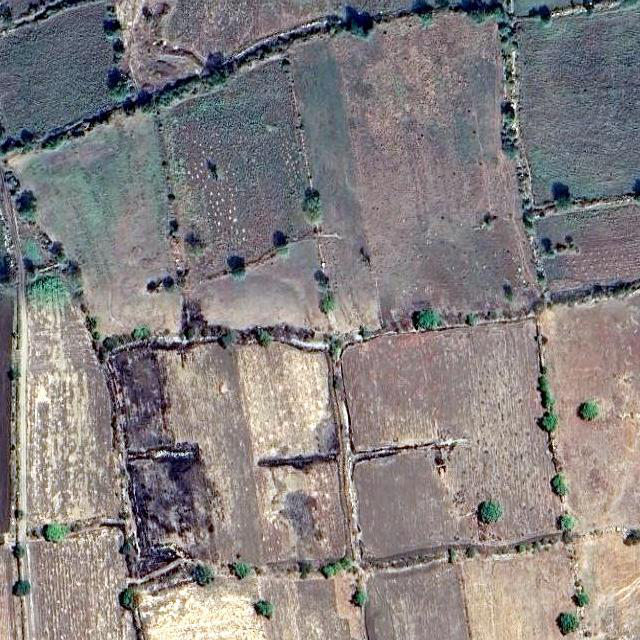
#> input picture Gray Scale/Farmland2.png, 640 x 640 px, found by its file name
$ python main.py
#> lines starting #> are read from the running program, lines starting #| are printed output that depends on the picture; after the words box and inside, x2 and y2 are one past the last pixel; in counts of white or black regions, pixels touching at a corner belong together
import cv2
import numpy as np
import matplotlib.pyplot as plt

def main():
    img = cv2.imread("E:\Sid Folder\Random Python Scripts\Farm Land Detection\Farmland2.png")
#> img is the input picture: shape (640, 640, 3); mean B, G, R 128.1, 128.3, 133.7

    # GrayScale
    gray = cv2.cvtColor(img, cv2.COLOR_BGR2GRAY)
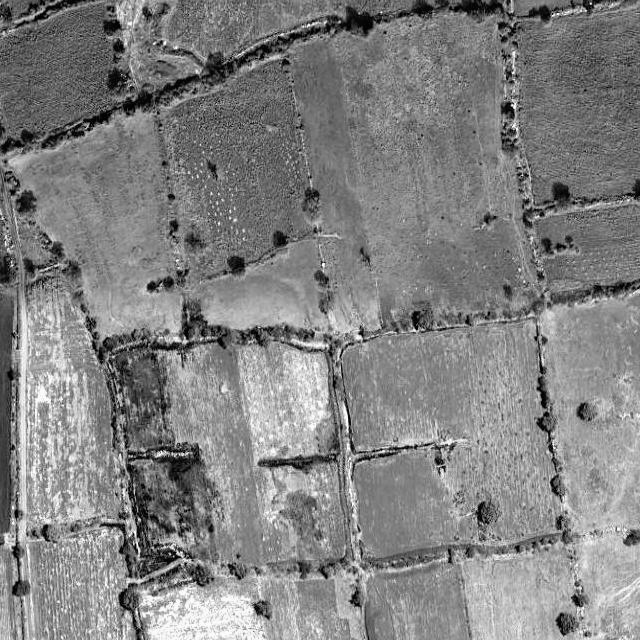
#> gray: shape (640, 640); min 0, max 255, mean 129.9

    # Gaussian Blur
    blur = cv2.GaussianBlur(gray, (5, 5), 0)

    #Threshold
    _, thresh = cv2.threshold(gray, 0, 255, cv2.THRESH_BINARY_INV + cv2.THRESH_OTSU)
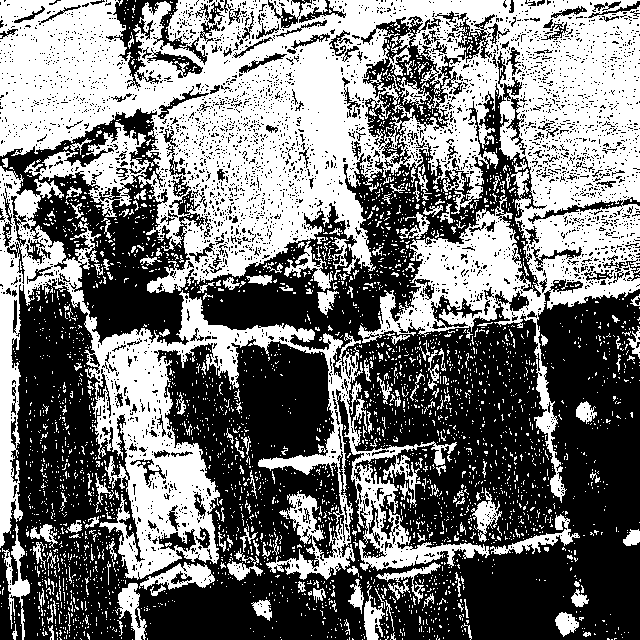
#> thresh: shape (640, 640); 46.4% white; 3398 white regions (3206 under 20 px), largest, box (x1, y1, x2, y2) and area: (0, 0, 640, 503) 121976, (0, 166, 490, 580) 40428, (139, 562, 215, 590) 967

    # Invert
    thresh = cv2.bitwise_not(thresh)
#> thresh: shape (640, 640); 53.6% white; 3398 black regions (3206 under 20 px)

    # Contours
    contours, _ = cv2.findContours(thresh, cv2.RETR_EXTERNAL, cv2.CHAIN_APPROX_SIMPLE)
#> contours = 3656 contours, 3568 with area under 20; largest, box (x1, y1, x2, y2) and area: (0, 16, 640, 640) 217745, (106, 0, 207, 89) 1874, (452, 14, 495, 63) 592, (147, 48, 203, 78) 456, (431, 295, 482, 329) 434
    cv2.drawContours(img, contours, -1, (0, 255, 0), 2)
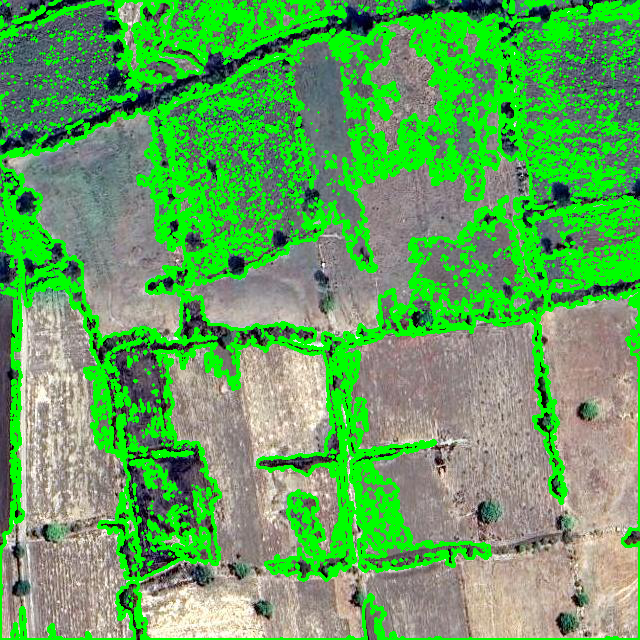
#> img: shape (640, 640, 3); mean B, G, R 91.9, 164.7, 97.8

    cv2.imwrite("E:\\Sid Folder\\Random Python Scripts\\Farm Land Detection\\Gray Scale\\thresh2.png", thresh)

    cv2.imshow('Image', img)
    cv2.waitKey(0)
    cv2.destroyAllWindows()

if __name__ == "__main__":
    main()
